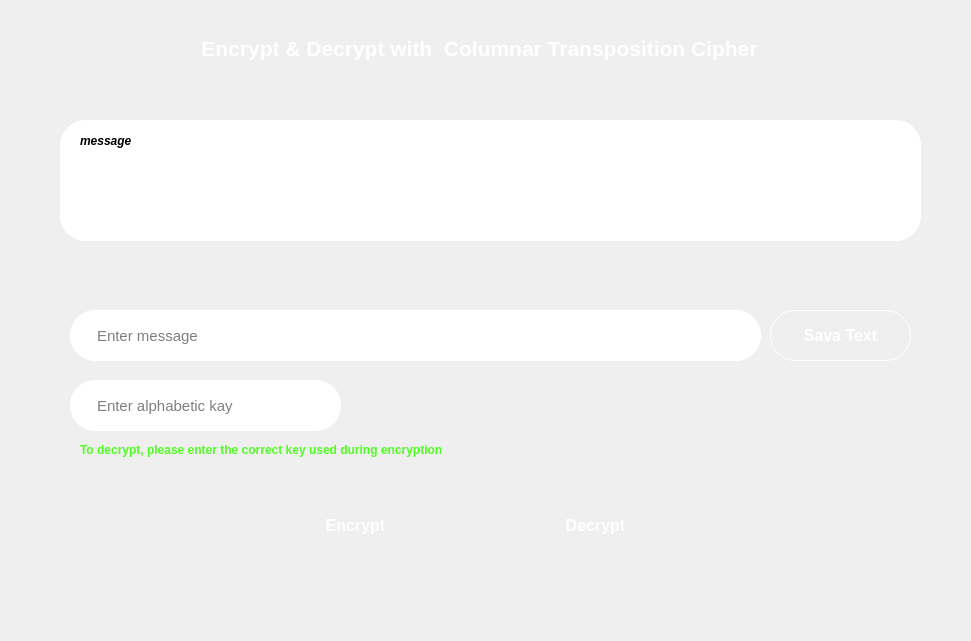
   <widget class="QWidget" name="transposition_window" native="true">
    <property name="geometry">
     <rect>
      <x>330</x>
      <y>10</y>
      <width>971</width>
      <height>641</height>
     </rect>
    </property>
    <property name="styleSheet">
     <string notr="true"> background: qlineargradient(
        x1:0, y1:0, x2:0, y2:1, 
        stop:0 #1995AD, 
        stop:1 #022932
    );
border-radius:25px;</string>
    </property>
    <widget class="QLabel" name="label_10">
     <property name="geometry">
      <rect>
       <x>114</x>
       <y>30</y>
       <width>731</width>
       <height>36</height>
      </rect>
     </property>
     <property name="font">
      <font>
       <pointsize>16</pointsize>
       <bold>true</bold>
      </font>
     </property>
     <property name="styleSheet">
      <string notr="true">color:white;
background:transparent;</string>
     </property>
     <property name="text">
      <string>Encrypt &amp; Decrypt with  Columnar Transposition Cipher</string>
     </property>
     <property name="alignment">
      <set>Qt::AlignmentFlag::AlignCenter</set>
     </property>
    </widget>
    <widget class="QLabel" name="transposition_output">
     <property name="geometry">
      <rect>
       <x>60</x>
       <y>120</y>
       <width>861</width>
       <height>121</height>
      </rect>
     </property>
     <property name="font">
      <font>
       <pointsize>16</pointsize>
       <bold>true</bold>
      </font>
     </property>
     <property name="styleSheet">
      <string notr="true">background:white;
border:1px solid white;</string>
     </property>
     <property name="text">
      <string/>
     </property>
     <property name="margin">
      <number>25</number>
     </property>
    </widget>
    <widget class="QLineEdit" name="transposition_input">
     <property name="geometry">
      <rect>
       <x>70</x>
       <y>310</y>
       <width>691</width>
       <height>51</height>
      </rect>
     </property>
     <property name="font">
      <font>
       <pointsize>11</pointsize>
      </font>
     </property>
     <property name="styleSheet">
      <string notr="true">background:white;
padding-left:25px;
</string>
     </property>
     <property name="alignment">
      <set>Qt::AlignmentFlag::AlignLeading|Qt::AlignmentFlag::AlignLeft|Qt::AlignmentFlag::AlignVCenter</set>
     </property>
     <property name="placeholderText">
      <string>Enter message</string>
     </property>
    </widget>
    <widget class="QPushButton" name="transposition_encrypt">
     <property name="geometry">
      <rect>
       <x>270</x>
       <y>500</y>
       <width>171</width>
       <height>51</height>
      </rect>
     </property>
     <property name="font">
      <font>
       <pointsize>12</pointsize>
       <bold>true</bold>
      </font>
     </property>
     <property name="styleSheet">
      <string notr="true">#transposition_encrypt {
   color: white;
    font-weight: bold;
    border: none;
    border-radius: 25px;
    padding: 8px 16px;
    background: qlineargradient(
        x1:0, y1:0, x2:0, y2:1,
        stop:0 #4CAF50, 
        stop:1 #2E7D32   );
}

#transposition_encrypt:pressed {
    background: white;
    color: #2c6df7;
    border: 1px solid #2c6df7;
}
</string>
     </property>
     <property name="text">
      <string>Encrypt</string>
     </property>
    </widget>
    <widget class="QPushButton" name="transposition_decrypt">
     <property name="geometry">
      <rect>
       <x>510</x>
       <y>500</y>
       <width>171</width>
       <height>51</height>
      </rect>
     </property>
     <property name="font">
      <font>
       <pointsize>12</pointsize>
       <bold>true</bold>
      </font>
     </property>
     <property name="styleSheet">
      <string notr="true">#transposition_decrypt {
    color: white;
    font-weight: bold;
    border: none;
    border-radius: 25px;
    padding: 8px 16px;
    background: qlineargradient(
        x1:0, y1:0, x2:0, y2:1,
        stop:0 #f44336,   /* light red */
        stop:1 #c62828    /* dark red */
    );
}

#transposition_decrypt:pressed {
    background: white;
    color: #2c6df7;
    border: 1px solid #2c6df7;
}
</string>
     </property>
     <property name="text">
      <string>Decrypt</string>
     </property>
    </widget>
    <widget class="QLabel" name="label_11">
     <property name="geometry">
      <rect>
       <x>80</x>
       <y>130</y>
       <width>111</width>
       <height>21</height>
      </rect>
     </property>
     <property name="font">
      <font>
       <italic>true</italic>
       <bold>true</bold>
      </font>
     </property>
     <property name="styleSheet">
      <string notr="true">background:transparent;</string>
     </property>
     <property name="text">
      <string>message</string>
     </property>
    </widget>
    <widget class="QLabel" name="key_description_2">
     <property name="geometry">
      <rect>
       <x>80</x>
       <y>440</y>
       <width>501</width>
       <height>20</height>
      </rect>
     </property>
     <property name="font">
      <font>
       <bold>true</bold>
      </font>
     </property>
     <property name="styleSheet">
      <string notr="true">background:transparent;
color:#50fd20;</string>
     </property>
     <property name="text">
      <string>To decrypt, please enter the correct key used during encryption</string>
     </property>
    </widget>
    <widget class="QLineEdit" name="transposition_key">
     <property name="geometry">
      <rect>
       <x>70</x>
       <y>380</y>
       <width>271</width>
       <height>51</height>
      </rect>
     </property>
     <property name="font">
      <font>
       <pointsize>11</pointsize>
      </font>
     </property>
     <property name="styleSheet">
      <string notr="true">background:white;
padding-left:25px;</string>
     </property>
     <property name="alignment">
      <set>Qt::AlignmentFlag::AlignLeading|Qt::AlignmentFlag::AlignLeft|Qt::AlignmentFlag::AlignVCenter</set>
     </property>
     <property name="placeholderText">
      <string>Enter alphabetic kay</string>
     </property>
    </widget>
    <widget class="QPushButton" name="transposition_save">
     <property name="geometry">
      <rect>
       <x>770</x>
       <y>310</y>
       <width>141</width>
       <height>51</height>
      </rect>
     </property>
     <property name="font">
      <font>
       <pointsize>12</pointsize>
       <bold>true</bold>
      </font>
     </property>
     <property name="styleSheet">
      <string notr="true">#transposition_save {
    color: white;
    font-weight: bold;
    border: 1px solid white;
    border-radius: 25px;
    padding: 8px 16px;
    background: qlineargradient(
        x1:0, y1:0, x2:0, y2:1,
        stop:0 #6a11cb,
        stop:1 #2575fc
    );
}

#transposition_save:pressed {
    background: white;
    color: #2c6df7;
    border: 1px solid #2c6df7;
}
</string>
     </property>
     <property name="text">
      <string>Sava Text</string>
     </property>
    </widget>
   </widget>
